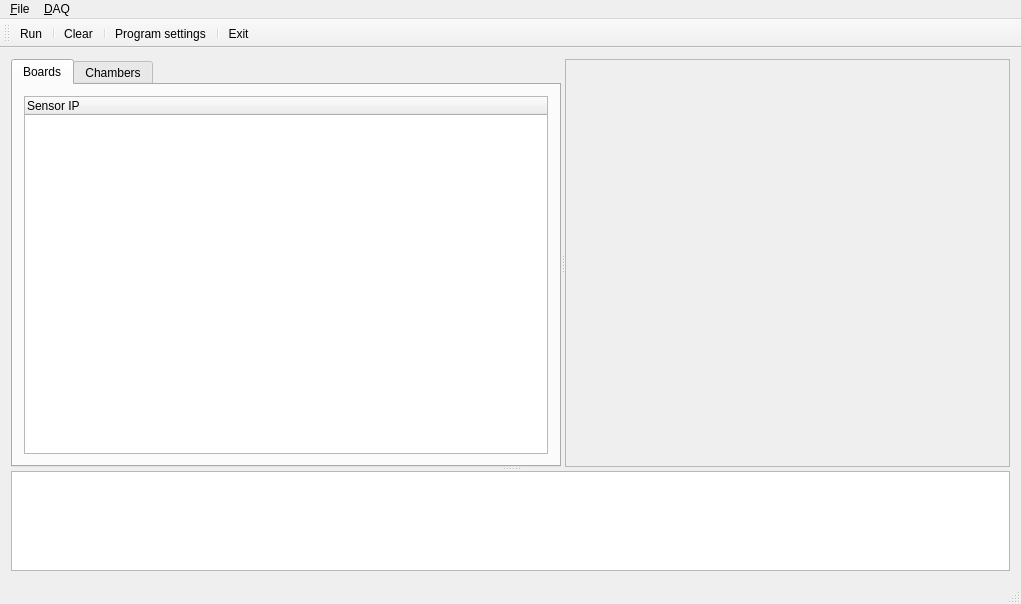
<?xml version="1.0" encoding="UTF-8"?>
<ui version="4.0">
 <class>MainWindow</class>
 <widget class="QMainWindow" name="MainWindow">
  <property name="geometry">
   <rect>
    <x>0</x>
    <y>0</y>
    <width>1021</width>
    <height>604</height>
   </rect>
  </property>
  <property name="windowTitle">
   <string>NIS-GIBS MWPC Readout</string>
  </property>
  <widget class="QWidget" name="centralWidget">
   <layout class="QVBoxLayout" name="verticalLayout">
    <item>
     <widget class="QSplitter" name="splitter_2">
      <property name="orientation">
       <enum>Qt::Vertical</enum>
      </property>
      <widget class="QSplitter" name="splitter">
       <property name="orientation">
        <enum>Qt::Horizontal</enum>
       </property>
       <widget class="QTabWidget" name="tabWidget">
        <property name="maximumSize">
         <size>
          <width>550</width>
          <height>16777215</height>
         </size>
        </property>
        <property name="currentIndex">
         <number>0</number>
        </property>
        <widget class="QWidget" name="tab">
         <attribute name="title">
          <string>Boards</string>
         </attribute>
         <layout class="QVBoxLayout" name="verticalLayout_3">
          <item>
           <widget class="QTreeWidget" name="treeStats">
            <attribute name="headerStretchLastSection">
             <bool>true</bool>
            </attribute>
            <column>
             <property name="text">
              <string>Sensor IP</string>
             </property>
            </column>
            <column>
             <property name="text">
              <string/>
             </property>
            </column>
            <column>
             <property name="text">
              <string/>
             </property>
            </column>
           </widget>
          </item>
         </layout>
        </widget>
        <widget class="QWidget" name="tab_2">
         <attribute name="title">
          <string>Chambers</string>
         </attribute>
         <layout class="QHBoxLayout" name="horizontalLayout_2">
          <item>
           <widget class="QTreeWidget" name="treeChambers">
            <column>
             <property name="text">
              <string notr="true">Profiles</string>
             </property>
            </column>
           </widget>
          </item>
         </layout>
        </widget>
       </widget>
       <widget class="QFrame" name="frameRate">
        <property name="frameShape">
         <enum>QFrame::StyledPanel</enum>
        </property>
        <property name="frameShadow">
         <enum>QFrame::Raised</enum>
        </property>
        <layout class="QVBoxLayout" name="rateLayout"/>
       </widget>
      </widget>
      <widget class="QTextEdit" name="textLog">
       <property name="maximumSize">
        <size>
         <width>16777215</width>
         <height>100</height>
        </size>
       </property>
       <property name="readOnly">
        <bool>true</bool>
       </property>
      </widget>
     </widget>
    </item>
   </layout>
  </widget>
  <widget class="QMenuBar" name="menuBar">
   <property name="geometry">
    <rect>
     <x>0</x>
     <y>0</y>
     <width>1021</width>
     <height>19</height>
    </rect>
   </property>
   <widget class="QMenu" name="menuFile">
    <property name="title">
     <string>&amp;File</string>
    </property>
    <addaction name="actionExit"/>
   </widget>
   <widget class="QMenu" name="menuDAQ">
    <property name="title">
     <string>&amp;DAQ</string>
    </property>
    <addaction name="actionRun"/>
    <addaction name="actionClear"/>
    <addaction name="separator"/>
    <addaction name="actionSettings"/>
    <addaction name="separator"/>
    <addaction name="actionTest_mode"/>
   </widget>
   <addaction name="menuFile"/>
   <addaction name="menuDAQ"/>
  </widget>
  <widget class="QToolBar" name="mainToolBar">
   <attribute name="toolBarArea">
    <enum>TopToolBarArea</enum>
   </attribute>
   <attribute name="toolBarBreak">
    <bool>false</bool>
   </attribute>
   <addaction name="actionRun"/>
   <addaction name="separator"/>
   <addaction name="actionClear"/>
   <addaction name="separator"/>
   <addaction name="actionSettings"/>
   <addaction name="separator"/>
   <addaction name="actionExit"/>
  </widget>
  <widget class="QStatusBar" name="statusBar"/>
  <action name="actionExit">
   <property name="icon">
    <iconset resource="mwpc.qrc">
     <normaloff>:/Icons/xfce-system-exit.png</normaloff>:/Icons/xfce-system-exit.png</iconset>
   </property>
   <property name="text">
    <string>&amp;Exit</string>
   </property>
  </action>
  <action name="actionRun">
   <property name="checkable">
    <bool>true</bool>
   </property>
   <property name="icon">
    <iconset resource="mwpc.qrc">
     <normaloff>:/Icons/forward.png</normaloff>:/Icons/forward.png</iconset>
   </property>
   <property name="text">
    <string>&amp;Run</string>
   </property>
   <property name="visible">
    <bool>true</bool>
   </property>
  </action>
  <action name="actionSettings">
   <property name="icon">
    <iconset resource="mwpc.qrc">
     <normaloff>:/Icons/gtk-preferences.png</normaloff>:/Icons/gtk-preferences.png</iconset>
   </property>
   <property name="text">
    <string>&amp;Program settings</string>
   </property>
  </action>
  <action name="actionClear">
   <property name="icon">
    <iconset resource="mwpc.qrc">
     <normaloff>:/Icons/Actions-edit-clear-icon.png</normaloff>:/Icons/Actions-edit-clear-icon.png</iconset>
   </property>
   <property name="text">
    <string>&amp;Clear</string>
   </property>
  </action>
  <action name="actionTest_mode">
   <property name="checkable">
    <bool>true</bool>
   </property>
   <property name="text">
    <string>&amp;Test mode</string>
   </property>
   <property name="visible">
    <bool>true</bool>
   </property>
  </action>
 </widget>
 <layoutdefault spacing="6" margin="11"/>
 <resources>
  <include location="mwpc.qrc"/>
 </resources>
 <connections>
  <connection>
   <sender>actionExit</sender>
   <signal>triggered()</signal>
   <receiver>MainWindow</receiver>
   <slot>close()</slot>
   <hints>
    <hint type="sourcelabel">
     <x>-1</x>
     <y>-1</y>
    </hint>
    <hint type="destinationlabel">
     <x>199</x>
     <y>149</y>
    </hint>
   </hints>
  </connection>
  <connection>
   <sender>actionRun</sender>
   <signal>toggled(bool)</signal>
   <receiver>MainWindow</receiver>
   <slot>runSlot(bool)</slot>
   <hints>
    <hint type="sourcelabel">
     <x>-1</x>
     <y>-1</y>
    </hint>
    <hint type="destinationlabel">
     <x>199</x>
     <y>149</y>
    </hint>
   </hints>
  </connection>
  <connection>
   <sender>actionSettings</sender>
   <signal>triggered()</signal>
   <receiver>MainWindow</receiver>
   <slot>settingsSlot()</slot>
   <hints>
    <hint type="sourcelabel">
     <x>-1</x>
     <y>-1</y>
    </hint>
    <hint type="destinationlabel">
     <x>312</x>
     <y>292</y>
    </hint>
   </hints>
  </connection>
  <connection>
   <sender>actionClear</sender>
   <signal>triggered()</signal>
   <receiver>MainWindow</receiver>
   <slot>slotClearHists()</slot>
   <hints>
    <hint type="sourcelabel">
     <x>-1</x>
     <y>-1</y>
    </hint>
    <hint type="destinationlabel">
     <x>343</x>
     <y>233</y>
    </hint>
   </hints>
  </connection>
  <connection>
   <sender>actionTest_mode</sender>
   <signal>toggled(bool)</signal>
   <receiver>MainWindow</receiver>
   <slot>slotSwitchMode(bool)</slot>
   <hints>
    <hint type="sourcelabel">
     <x>-1</x>
     <y>-1</y>
    </hint>
    <hint type="destinationlabel">
     <x>423</x>
     <y>258</y>
    </hint>
   </hints>
  </connection>
 </connections>
 <slots>
  <slot>runSlot(bool)</slot>
  <slot>settingsSlot()</slot>
  <slot>slotClearHists()</slot>
  <slot>slotSwitchMode(bool)</slot>
 </slots>
</ui>
